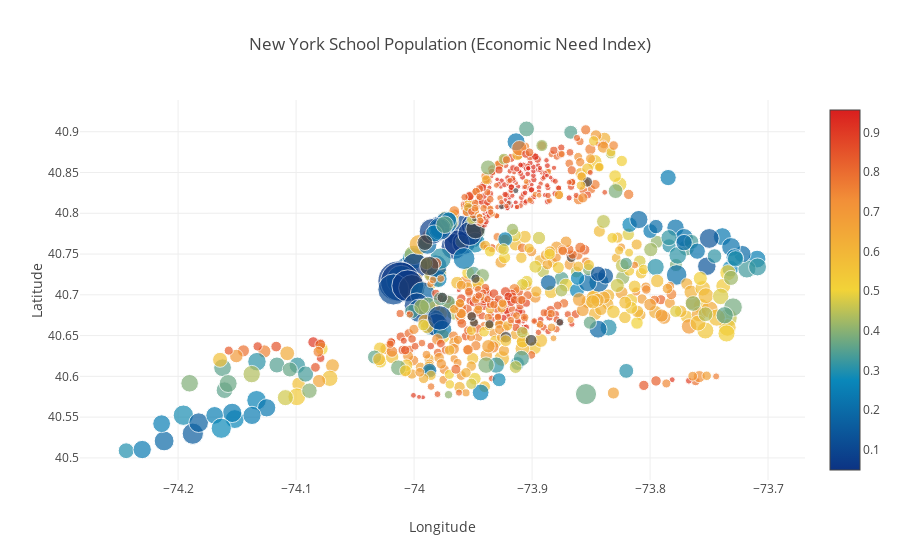

Notebook code cell kept with this figure:
### Code cell
data = [
    {
        'x': df["Longitude"],
        'y': df["Latitude"],
        'text': df["School Name"],
        'mode': 'markers',
        'marker': {
            'color': df["Economic Need Index"],
            'size': df["School Income Estimate"]/4500,
            'showscale': True,
            'colorscale':'Portland'
        }
    }
]

layout= go.Layout(
    title= 'New York School Population (Economic Need Index)',
    xaxis= dict(
        title= 'Longitude'
    ),
    yaxis=dict(
        title='Latitude'
    )
)
fig = go.Figure(data=data, layout=layout)
iplot(fig, filename='scatter_hover_labels')

### Figure 1 — Plotly figure (JSON) as saved in the notebook; plotly's stock layout.template omitted (floating-point values rounded to 4 significant figures; data arrays with more than 128 entries replaced by an {"elided": "..."} marker saying what was removed)
{"data": [{"marker": {"color": {"elided": "1272 float values"}, "colorscale": "Portland", "showscale": true, "size": {"elided": "1272 float values"}}, "mode": "markers", "text": {"elided": "1272 str values"}, "type": "scatter", "x": {"elided": "1272 float values"}, "y": {"elided": "1272 float values"}}], "layout": {"title": "New York School Population (Economic Need Index)", "xaxis": {"title": "Longitude"}, "yaxis": {"title": "Latitude"}}}
